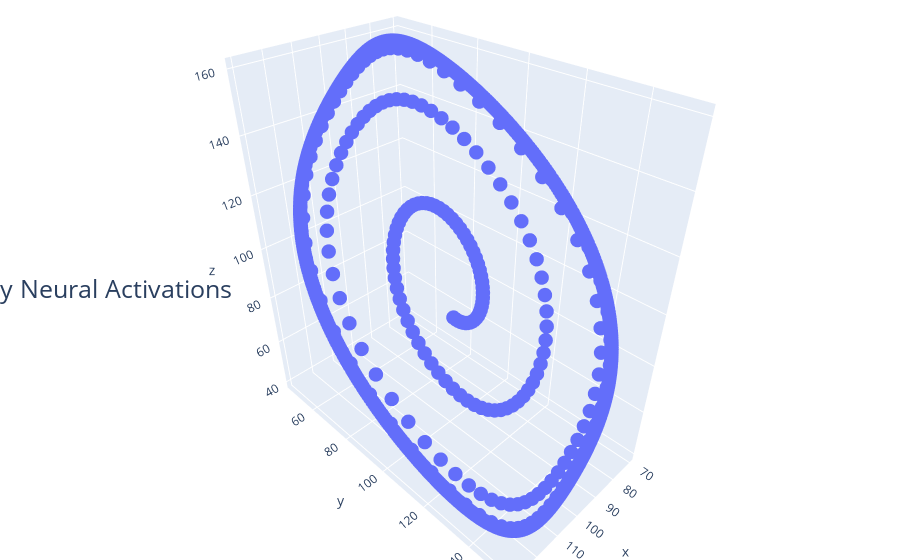

The code cell stored with this chart in its notebook:
### Code cell
# make 3d plot with plotly of the noisy points

# x = noisy_points[:, 0]
# y = noisy_points[:, 1]
# z = noisy_points[:, 2]

x = manifold_points[:, 0]
y = manifold_points[:, 1]
z = manifold_points[:, 2]

scatter = go.Scatter3d(x=x, y=y, z=z, mode="markers", marker=dict(size=5))

fig = go.Figure(data=[scatter])

fig.update_layout(
    title={
        "text": "Noisy Neural Activations",
        "y": 0.5,
        "x": 0.1,
        "xanchor": "center",
        "yanchor": "top",
        "font": dict(size=25),
    },
    # scene=dict(
    #     aspectmode="cube",
    #     xaxis=dict(range=[-1.2, 1.2], title="Feature 1"),
    #     yaxis=dict(range=[-1.2, 1.2], title="Feature 2"),
    #     zaxis=dict(range=[-1.2, 1.2], title="Feature 3"),
    # ),
    margin=dict(l=0, r=0, b=0, t=0),
)

fig.show()

### Figure 1 — Plotly figure (JSON) as saved in the notebook; plotly's stock layout.template omitted (floating-point values rounded to 4 significant figures; data arrays with more than 128 entries replaced by an {"elided": "..."} marker saying what was removed)
{"data": [{"marker": {"size": 5}, "mode": "markers", "type": "scatter3d", "x": {"elided": "1001 float values"}, "y": {"elided": "1001 float values"}, "z": {"elided": "1001 float values"}}], "layout": {"margin": {"b": 0, "l": 0, "r": 0, "t": 0}, "title": {"font": {"size": 25}, "text": "Noisy Neural Activations", "x": 0.1, "xanchor": "center", "y": 0.5, "yanchor": "top"}}}
